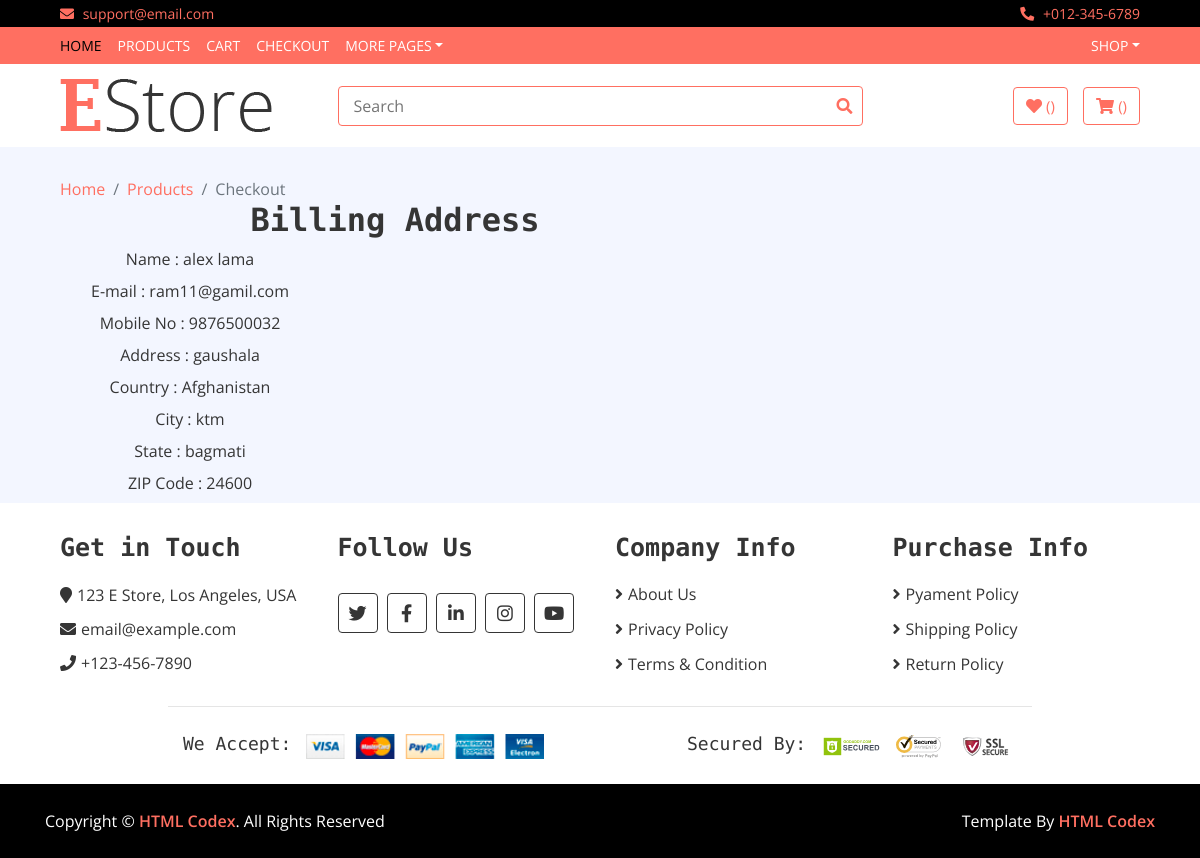
Page /show/ (signed in) on the committed database.
### shop/models.py (models this page shows, shortened)
class CheckOut(models.Model):
    username = models.CharField(max_length=200)
    country = models.CharField(max_length=200)
    state = models.CharField(max_length=200)
    city = models.CharField(max_length=200)
    first_name = models.CharField(max_length=200)
    last_name = models.CharField(max_length=200)
    zip_code = models.IntegerField(default=0)
    address = models.CharField(max_length=200)
    email = models.CharField(max_length=200)
    phone = models.IntegerField()

### shop/views.py (the view)
# urls.py: path('show/',Show.as_view(), name = "show")
class Show(Base):
    def get(self,request):
        username = request.user.username
        self.context ['cartitem']=Cart.objects.filter(username = username)
        self.context ['info']=CheckOut.objects.filter(username = username)
        return render(request,"order.html",self.context)

### templates/order.html
{% extends 'base.html' %}
{% load static %}
{% block content %}
<div class="breadcrumb-wrap">
    <div class="container-fluid">
        <ul class="breadcrumb">
            <li class="breadcrumb-item"><a href="#">Home</a></li>
            <li class="breadcrumb-item"><a href="#">Products</a></li>
            <li class="breadcrumb-item active">Checkout</li>
        </ul>
    </div>
</div>
<center>
    {% for inf in info %}
<div class="content">
        <div class="row">
            <div class="col-lg-8">
                <div class="checkout-inner">
                    <div class="billing-address">
                        <h2>Billing Address</h2>
                        <div class="row">
                            <div class="col-md-6">
                                <label>Name :</label>
                                {{inf.first_name}} {{inf.last_name}}<br>
                                <label>E-mail :</label>
                                {{inf.email}}<br>
                                <label>Mobile No :</label>
                                {{inf.phone}}<br>
                                <label>Address :</label>
                                {{inf.address}}<br>
                                <label>Country :</label>
                                {{inf.country}}<br>
                                <label>City :</label>
                                {{inf.city}}<br>
                                <label>State :</label>
                                {{inf.state}}<br>
                                <label>ZIP Code :</label>
                                {{inf.zip_code}}<br>
</div>
{% endfor %}
</center>
    {% endblock %}

### templates/base.html (shortened to what this page needs)
<!DOCTYPE html>
{% load static %}
<html lang="en">
    <head>
        <link
            href="https://stackpath.bootstrapcdn.com/bootstrap/4.4.1/css/bootstrap.min.css"
            rel="stylesheet">
        <link
            href="https://cdnjs.cloudflare.com/ajax/libs/font-awesome/5.10.0/css/all.min.css"
            rel="stylesheet">
        <link href="{% static 'lib/slick/slick.css' %}" rel="stylesheet">
        <link href="{% static 'lib/slick/slick-theme.css' %}" rel="stylesheet">
        <link href="{% static 'css/style.css' %}" rel="stylesheet">
    </head>
    <body>
        <div class="top-bar">
            <div class="container-fluid">
                <div class="row">
                    <div class="col-sm-6">
                        <i class="fa fa-envelope"></i>
                        support@email.com
                    </div>
                    <div class="col-sm-6">
                        <i class="fa fa-phone-alt"></i>
                        +012-345-6789
                    </div>
                </div>
            </div>
        </div>
        {% if user.is_authenticated %}
        <div class="nav">
            <div class="container-fluid">
                <nav class="navbar navbar-expand-md bg-dark navbar-dark">
                    <div class="collapse navbar-collapse
                        justify-content-between" id="navbarCollapse">
                        <div class="navbar-nav mr-auto">
                            <a href="/" class="nav-item nav-link active">Home</a>
                            <a href="/product/" class="nav-item nav-link">Products</a>
                            <a href="/cart/" class="nav-item nav-link">Cart</a>
                            <a href="/check/" class="nav-item nav-link">Checkout</a>
                            <div class="nav-item dropdown">
                                <a href="#" class="nav-link dropdown-toggle"
                                    data-toggle="dropdown">More Pages</a>
                            </div>
                        </div>
                        <div class="navbar-nav ml-auto">
                            <div class="nav-item dropdown">
                                <a href="#" class="nav-link dropdown-toggle"
                                    data-toggle="dropdown">{{user.username}}</a>
                            </div>
                        </div>
                    </div>
                </nav>
            </div>
        </div>
        {% endif %}
        <div class="bottom-bar">
            <div class="container-fluid">
                <div class="row align-items-center">
                    <div class="col-md-3">
                        <div class="logo">
                            <a href="index.html">
                                <img src="{% static 'img/logo.png' %}"
                                    alt="Logo">
                            </a>
                        </div>
                    </div>
                    <div class="col-md-6">
                        <div class="search">
                            <form method="GET" action="/search/">
                                <input name="querys" type="text"
                                    placeholder="Search">
                                <button type="submit"><i class="fa fa-search"></i></button>
                            </form>
                        </div>
                    </div>
                    {% if user.is_authenticated %}
                    <div class="col-md-3">
                        <div class="user">
                            <a href="/like/" class="btn wishlist">
                                <i class="fa fa-heart"></i>
                                <span>({{counting.like_count}})</span>
                            </a>
                            <a href="/cart/" class="btn cart">
                                <i class="fa fa-shopping-cart"></i>
                                <span>({{counting.add_tocart}})</span>
                            </a>
                        </div>
                    </div>
                    {% else %}
                    <span style="color: red; font-size: 24px;">Total Member</span><span style="color: red; margin-left: 10px; font-size: 24px;"><strong>({{users}})</strong></span>
                    {% endif %}
                </div>
            </div>
        </div>
        {% block content %}
        {% endblock %}
        <div class="footer">
            <div class="container-fluid">
                <div class="row">
                    <div class="col-lg-3 col-md-6">
                        <div class="footer-widget">
                            <h2>Get in Touch</h2>
                            <div class="contact-info">
                                <p><i class="fa fa-map-marker"></i>123 E Store,
                                    Los Angeles, USA</p>
                                <p><i class="fa fa-envelope"></i>email@example.com</p>
                                <p><i class="fa fa-phone"></i>+123-456-7890</p>
                            </div>
                        </div>
                    </div>
                    <div class="col-lg-3 col-md-6">
                        <div class="footer-widget">
                            <h2>Follow Us</h2>
                            <div class="contact-info">
                                <div class="social">
                                    <a href=""><i class="fab fa-twitter"></i></a>
                                    <a href=""><i class="fab fa-facebook-f"></i></a>
                                    <a href=""><i class="fab fa-linkedin-in"></i></a>
                                    <a href=""><i class="fab fa-instagram"></i></a>
                                    <a href=""><i class="fab fa-youtube"></i></a>
                                </div>
                            </div>
                        </div>
                    </div>
                    <div class="col-lg-3 col-md-6">
                        <div class="footer-widget">
                            <h2>Company Info</h2>
                            <ul>
                                <li><a href="#">About Us</a></li>
                                <li><a href="#">Privacy Policy</a></li>
                                <li><a href="#">Terms & Condition</a></li>
                            </ul>
                        </div>
                    </div>
                    <div class="col-lg-3 col-md-6">
                        <div class="footer-widget">
                            <h2>Purchase Info</h2>
                            <ul>
                                <li><a href="#">Pyament Policy</a></li>
                                <li><a href="#">Shipping Policy</a></li>
                                <li><a href="#">Return Policy</a></li>
                            </ul>
                        </div>
                    </div>
                </div>
                <div class="row payment align-items-center">
                    <div class="col-md-6">
                        <div class="payment-method">
                            <h2>We Accept:</h2>
                            <img src="img/payment-method.png" alt="Payment
                                Method" />
                        </div>
                    </div>
                    <div class="col-md-6">
                        <div class="payment-security">
                            <h2>Secured By:</h2>
                            <img src="img/godaddy.svg" alt="Payment Security" />
                            <img src="img/norton.svg" alt="Payment Security" />
                            <img src="img/ssl.svg" alt="Payment Security" />
                        </div>
                    </div>
                </div>
            </div>
        </div>
        <div class="footer-bottom">
            <div class="container">
                <div class="row">
                    <div class="col-md-6 copyright">
                        <p>Copyright &copy; <a href="https://htmlcodex.com">HTML
                                Codex</a>. All Rights Reserved</p>
                    </div>
                    <div class="col-md-6 template-by">
                        <p>Template By <a href="https://htmlcodex.com">HTML
                                Codex</a></p>
                    </div>
                </div>
            </div>
        </div>
    </body>
</html>

### static/css/style.css (style rules this page uses)
body { color: #353535; font-family: 'Open Sans', sans-serif; font-weight: 400; background: #f3f6ff; }
a { color: #FF6F61; }
h2 { font-family: 'Source Code Pro', monospace; font-weight: 700; }
@media (min-width: 992px) { .container-fluid { padding-right: 60px; padding-left: 60px; } }
.btn { color: #FF6F61; background: #ffffff; border: 1px solid #FF6F61; }
.top-bar { padding: 3px 0; font-size: 14px; color: #FF6F61; background: #000000; }
.top-bar i { margin-right: 5px; }
.top-bar .col-sm-6:first-child { text-align: left; }
.top-bar .col-sm-6:last-child { text-align: right; }
.nav { position: relative; }
@media (min-width: 992px) { .nav .container-fluid { padding-left: 52px; padding-right: 52px; } }
.nav .navbar { height: 100%; padding: 0; }
@media (min-width: 768px) { .nav, .nav .navbar { background: #FF6F61 !important; } }
@media (min-width: 768px) { .nav .navbar-dark a.nav-link { color: #ffffff; font-size: 14px; text-transform: uppercase; } }
@media (min-width: 768px) { .nav .navbar-dark a.nav-link:hover, .nav .navbar-dark a.nav-link.active { color: #000000; } }
.bottom-bar { padding: 15px 0; background: #ffffff; margin-bottom: 30px; }
.bottom-bar .logo { text-align: left; overflow: hidden; }
.bottom-bar .logo a img { max-height: 60px; }
.bottom-bar .search { width: 100%; }
.bottom-bar .search input[type=text] { width: 100%; height: 40px; padding: 0 15px; color: #666666; border: 1px solid #FF6F61; border-radius: 4px; }
.bottom-bar .search button { position: absolute; width: 40px; height: 38px; top: 1px; right: 16px; padding: 0 15px; border: none; background: none; color: #FF6F61; border-radius: 0 2px 2px 0; }
.bottom-bar .user { font-size: 0; text-align: right; }
.bottom-bar .user .wishlist { margin-right: 15px; }
.bottom-bar .user .cart i, .bottom-bar .user .wishlist i { color: #FF6F61; }
.bottom-bar .user .cart span, .bottom-bar .user .wishlist span { color: #FF6F61; font-size: 15px; }
@media (min-width: 768px) { .bottom-bar { max-height: 90px; } }
.breadcrumb-wrap { position: relative; width: 100%; }
.breadcrumb-wrap .breadcrumb { margin: 0; padding: 0; background: transparent; }
.footer { position: relative; padding: 30px 0 0 0; background: #ffffff; }
.footer .footer-widget { position: relative; width: 100%; margin-bottom: 30px; }
.footer .footer-widget h2 { font-size: 25px; white-space: nowrap; margin-bottom: 20px; }
.footer .footer-widget ul { margin: 0; padding: 0; list-style: none; }
.footer .footer-widget ul li { margin-bottom: 12px; }
.footer .footer-widget ul li:last-child { margin-bottom: 0; }
.footer .footer-widget ul li a { color: #353535; white-space: nowrap; display: block; line-height: 23px; transition: all .3s; }
.footer .footer-widget ul li a::before { content: '\f105'; font-family: 'Font Awesome 5 Free'; font-weight: 900; padding-right: 5px; }
.footer .contact-info p { margin-bottom: 10px; font-size: 16px; }
.footer .contact-info p i { margin-right: 5px; }
.footer .social { position: relative; width: 100%; }
.footer .social a { display: inline-block; margin: 10px 5px 0 0; width: 40px; height: 40px; padding: 6px 0; text-align: center; font-size: 18px; color: #353535; border: 1px solid #353535; border-radius: 4px; transition: all .3s; }
.footer .payment { padding-top: 25px; padding-bottom: 25px; border-top: 1px solid rgba(0,0,0,.1); }
@media (min-width: 992px) { .footer .payment { max-width: 80%; margin: 0 auto; } }
.footer .payment-method, .footer .payment-security { overflow: hidden; }
.footer .payment-method { text-align: left; }
.footer .payment-security { text-align: right; }
.footer .payment-method h2, .footer .payment-security h2 { display: inline-block; margin: 0 10px 0 0; font-size: 18px; font-weight: 400; line-height: 22px; }
.footer .payment-method img, .footer .payment-security img { height: 25px; }
.footer-bottom { position: relative; padding: 25px 0; background: #000000; }
.footer-bottom .copyright { text-align: left; }
.footer-bottom .template-by { text-align: right; }
.footer-bottom .copyright p, .footer-bottom .template-by p { color: #ffffff; font-weight: 400; margin: 0; }
.footer-bottom .copyright p a, .footer-bottom .template-by p a { font-weight: 600; }

### rows in the picture
CheckOut: first_name "alex", last_name "lama", email "ram11@gamil.com", phone "9876500032", address "gaushala", country "Afghanistan", city "ktm", state "bagmati", zip_code "24600"

### other values in the picture
{{ user.username }} "SHOP"
